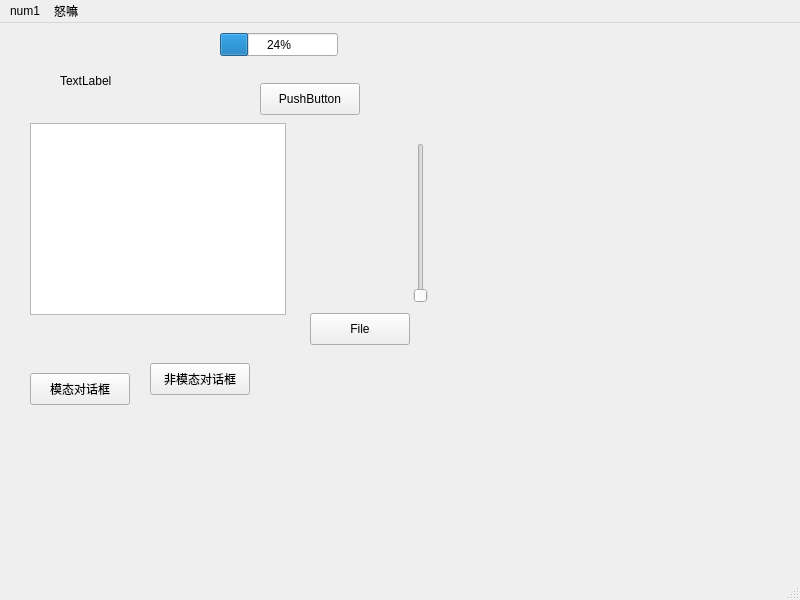
<?xml version="1.0" encoding="UTF-8"?>
<ui version="4.0">
 <class>MainWindow</class>
 <widget class="QMainWindow" name="MainWindow">
  <property name="geometry">
   <rect>
    <x>0</x>
    <y>0</y>
    <width>800</width>
    <height>600</height>
   </rect>
  </property>
  <property name="windowTitle">
   <string>MainWindow</string>
  </property>
  <widget class="QWidget" name="centralwidget">
   <widget class="QPushButton" name="pushButton">
    <property name="geometry">
     <rect>
      <x>260</x>
      <y>60</y>
      <width>100</width>
      <height>32</height>
     </rect>
    </property>
    <property name="text">
     <string>PushButton</string>
    </property>
   </widget>
   <widget class="QTextEdit" name="textEdit1">
    <property name="geometry">
     <rect>
      <x>30</x>
      <y>100</y>
      <width>256</width>
      <height>192</height>
     </rect>
    </property>
   </widget>
   <widget class="QLabel" name="label">
    <property name="geometry">
     <rect>
      <x>60</x>
      <y>50</y>
      <width>58</width>
      <height>16</height>
     </rect>
    </property>
    <property name="text">
     <string>TextLabel</string>
    </property>
   </widget>
   <widget class="QProgressBar" name="progressBar">
    <property name="geometry">
     <rect>
      <x>220</x>
      <y>10</y>
      <width>118</width>
      <height>23</height>
     </rect>
    </property>
    <property name="value">
     <number>24</number>
    </property>
   </widget>
   <widget class="QSlider" name="verticalSlider">
    <property name="geometry">
     <rect>
      <x>410</x>
      <y>120</y>
      <width>22</width>
      <height>160</height>
     </rect>
    </property>
    <property name="orientation">
     <enum>Qt::Vertical</enum>
    </property>
   </widget>
   <widget class="QPushButton" name="dialogueButton">
    <property name="geometry">
     <rect>
      <x>30</x>
      <y>350</y>
      <width>100</width>
      <height>32</height>
     </rect>
    </property>
    <property name="text">
     <string>模态对话框</string>
    </property>
   </widget>
   <widget class="QPushButton" name="dialogButton">
    <property name="geometry">
     <rect>
      <x>150</x>
      <y>340</y>
      <width>100</width>
      <height>32</height>
     </rect>
    </property>
    <property name="text">
     <string>非模态对话框</string>
    </property>
   </widget>
   <widget class="QPushButton" name="fileButton">
    <property name="geometry">
     <rect>
      <x>310</x>
      <y>290</y>
      <width>100</width>
      <height>32</height>
     </rect>
    </property>
    <property name="text">
     <string>File</string>
    </property>
   </widget>
  </widget>
  <widget class="QMenuBar" name="menubar">
   <property name="geometry">
    <rect>
     <x>0</x>
     <y>0</y>
     <width>800</width>
     <height>24</height>
    </rect>
   </property>
   <widget class="QMenu" name="menunum1">
    <property name="title">
     <string>num1</string>
    </property>
    <widget class="QMenu" name="menunum2">
     <property name="title">
      <string>num2</string>
     </property>
    </widget>
    <widget class="QMenu" name="menunum3">
     <property name="title">
      <string>num3</string>
     </property>
    </widget>
    <addaction name="menunum2"/>
    <addaction name="menunum3"/>
   </widget>
   <widget class="QMenu" name="menu">
    <property name="title">
     <string>怒嘛</string>
    </property>
   </widget>
   <addaction name="menunum1"/>
   <addaction name="menu"/>
  </widget>
  <widget class="QStatusBar" name="statusbar"/>
 </widget>
 <resources/>
 <connections/>
</ui>
